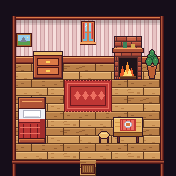

A 2D game scene composited from a Tiled map and its tileset images. What follows is a short description and the map's XML, with every tile layer's data as written:
An orthogonal 11x11 tile map with 16x16 px tiles, 3 tile layers (Back, Buildings, Front).

<map version="1.4" tiledversion="1.4.2" orientation="orthogonal" renderorder="right-down" width="11" height="11" tilewidth="16" tileheight="16" infinite="0" nextlayerid="4" nextobjectid="1">
 <properties>
  <property name="Warp" type="string" value="5 11 TahaAkhan.Cinarkoy_Koy 45 38" />
 </properties>
 <tileset firstgid="1" name="cinarkoy_ic" tilewidth="16" tileheight="16" tilecount="256" columns="16">
  <image source="cinarkoy_ic.png" width="256" height="256" />
 </tileset>
 <layer id="1" name="Back" width="11" height="11">
  <data encoding="csv">
51,51,51,51,51,51,51,51,51,51,51,
51,51,51,51,51,51,51,51,51,51,51,
51,51,51,51,51,51,51,51,51,51,51,
51,51,51,51,51,51,51,51,51,51,51,
51,2,3,4,1,2,3,4,1,2,51,
51,18,19,20,149,150,151,20,17,18,51,
51,2,3,4,165,166,167,4,1,2,51,
51,18,19,20,17,18,19,20,17,18,51,
51,2,3,4,1,2,3,4,1,2,51,
51,18,19,20,17,18,19,20,17,18,51,
51,51,51,51,51,177,51,51,51,51,51
</data>
 </layer>
 <layer id="2" name="Buildings" width="11" height="11">
  <data encoding="csv">
51,51,51,51,51,51,51,51,51,51,51,
52,16,16,16,16,16,16,16,16,16,53,
52,32,32,32,32,32,32,32,32,32,53,
52,48,48,48,48,48,48,48,48,48,53,
52,0,126,127,0,0,0,138,139,164,53,
52,0,0,0,0,0,0,0,0,0,53,
52,59,60,0,0,0,0,0,0,0,53,
52,75,76,0,0,0,0,99,100,0,53,
52,91,92,0,0,0,103,115,116,0,53,
52,0,0,0,0,0,0,0,0,0,53,
55,54,54,54,54,0,54,54,54,54,56
</data>
 </layer>
 <layer id="3" name="Front" width="11" height="11">
  <data encoding="csv">
0,0,0,0,0,0,0,0,0,0,0,
0,0,0,0,0,145,0,0,0,0,0,
0,147,0,0,0,161,0,106,107,0,0,
0,0,110,111,0,0,0,122,123,148,0,
0,0,0,0,0,0,0,0,0,0,0,
0,0,0,0,0,0,0,0,0,0,0,
0,0,0,0,0,0,0,0,0,0,0,
0,0,0,0,0,0,0,0,0,0,0,
0,0,0,0,0,0,0,0,0,0,0,
0,0,0,0,0,0,0,0,0,0,0,
0,0,0,0,0,0,0,0,0,0,0
</data>
 </layer>
</map>
